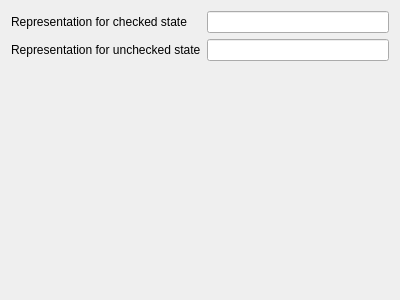
<?xml version="1.0" encoding="UTF-8"?>
<ui version="4.0">
 <class>CheckBoxConfigDlgBase</class>
 <widget class="QWidget" name="CheckBoxConfigDlgBase">
  <property name="geometry">
   <rect>
    <x>0</x>
    <y>0</y>
    <width>400</width>
    <height>300</height>
   </rect>
  </property>
  <property name="windowTitle">
   <string>Form</string>
  </property>
  <layout class="QFormLayout" name="formLayout">
   <item row="0" column="0">
    <widget class="QLabel" name="label_2">
     <property name="text">
      <string>Representation for checked state</string>
     </property>
    </widget>
   </item>
   <item row="0" column="1">
    <widget class="QLineEdit" name="leCheckedState"/>
   </item>
   <item row="1" column="0">
    <widget class="QLabel" name="label_3">
     <property name="text">
      <string>Representation for unchecked state</string>
     </property>
    </widget>
   </item>
   <item row="1" column="1">
    <widget class="QLineEdit" name="leUncheckedState"/>
   </item>
  </layout>
 </widget>
 <resources/>
 <connections/>
</ui>
